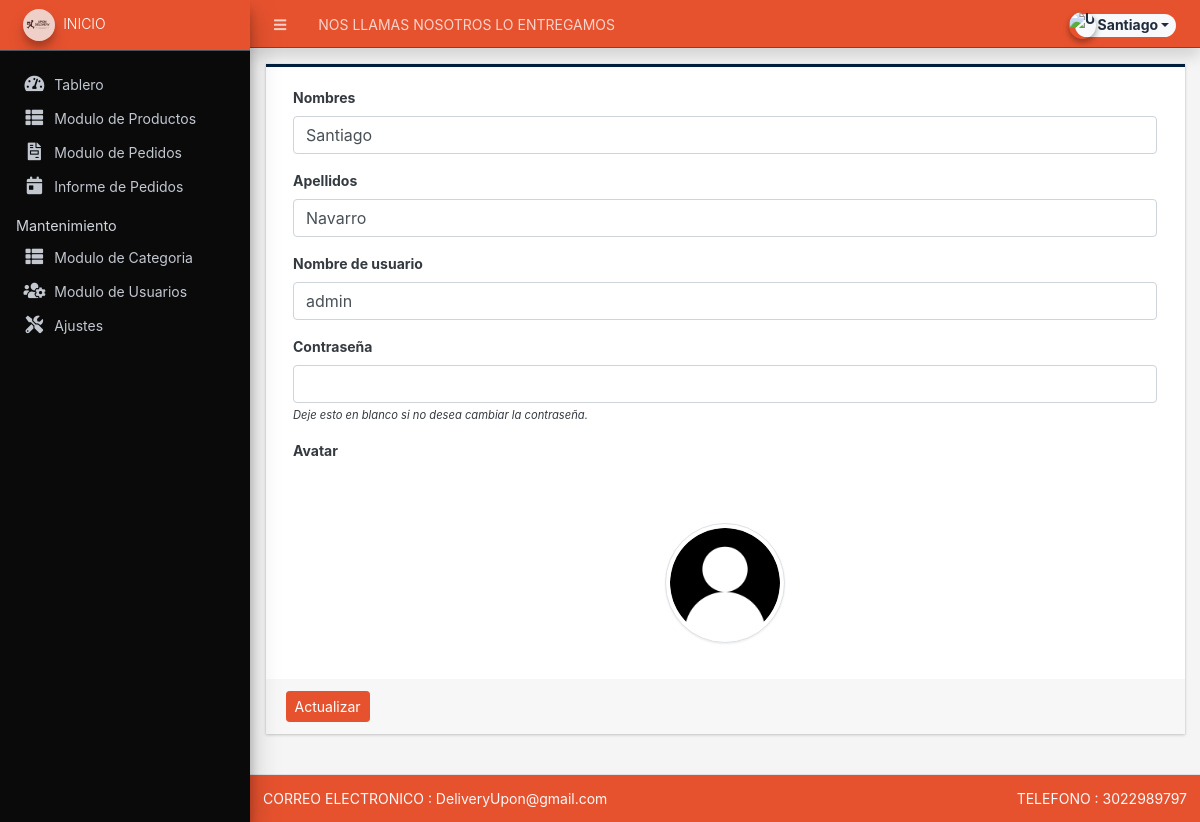
The app's page /admin/?page=user (signed in) with its own data.
### tables this page shows
CREATE TABLE `users` (
  `id` int(50) NOT NULL,
  `firstname` varchar(250) NOT NULL,
  `lastname` varchar(250) NOT NULL,
  `username` text NOT NULL,
  `password` text NOT NULL,
  `avatar` text DEFAULT NULL,
  `last_login` datetime DEFAULT NULL,
  `type` tinyint(1) NOT NULL DEFAULT 0,
  `date_added` datetime NOT NULL DEFAULT current_timestamp(),
  `date_updated` datetime DEFAULT current_timestamp() ON UPDATE current_timestamp()
);

### classes/DBConnection.php (called while the page is built, shortened)
<?php
class DBConnection{
    private $host = DB_SERVER;
    private $username = DB_USERNAME;
    private $password = DB_PASSWORD;
    private $database = DB_NAME;
    public $conn;
    public function __construct(){
        if (!isset($this->conn)) {
            $this->conn = new mysqli($this->host, $this->username, $this->password, $this->database);
        }
    }
}
?>

### classes/SystemSettings.php (called while the page is built, shortened)
<?php
class SystemSettings extends DBConnection{
	function userdata($field = ''){
		if(!empty($field)){
			if(isset($_SESSION['userdata'][$field]))
				return $_SESSION['userdata'][$field];
			else
				return null;
		}else{
			return false;
		}
	}
}
$_settings = new SystemSettings();
?>

### config.php (called while the page is built, shortened)
<?php
require_once('classes/DBConnection.php');
require_once('classes/SystemSettings.php');
function validate_user($file){
	if(!empty($file)){
        $ex = explode("?",$file);
        $file = $ex[0];
        $ts = isset($ex[1]) ? "?".$ex[1] : '';
		if(is_file(base_app.$file)){
			return base_url.$file.$ts;
		}else{
			return base_url.'uploads/avatars/vacio.png';
		}
	}else{
		return base_url.'uploads/avatars/vacio.png';
	}
}
?>

### admin/user/index.php (the view, shortened to what this page needs)
<?php
$user = $conn->query("SELECT * FROM users where id ='".$_settings->userdata('id')."'");
foreach($user->fetch_array() as $k =>$v){
	$meta[$k] = $v;
}
?>
<div class="card card-outline rounded-0 card-navy">
	<div class="card-body">
		<div class="container-fluid">
			<form action="" id="manage-user">
				<div class="form-group">
					<label for="name">Nombres</label>
					<input type="text" name="firstname" id="firstname" class="form-control" value="<?php echo isset($meta['firstname']) ? $meta['firstname']: '' ?>" required>
				</div>
				<div class="form-group">
					<label for="name">Apellidos</label>
					<input type="text" name="lastname" id="lastname" class="form-control" value="<?php echo isset($meta['lastname']) ? $meta['lastname']: '' ?>" required>
				</div>
				<div class="form-group">
					<label for="username">Nombre de usuario</label>
					<input type="text" name="username" id="username" class="form-control" value="<?php echo isset($meta['username']) ? $meta['username']: '' ?>" required  autocomplete="off">
				</div>
				<div class="form-group">
					<label for="password">Contraseña</label>
					<input type="password" name="password" id="password"  minlength="5" maxlength="100" class="form-control" value="" autocomplete="off">
					<small><i>Deje esto en blanco si no desea cambiar la contraseña.</i></small>
				</div>
				<div class="form-group">
					<label for="" class="control-label">Avatar</label>
					<div class="custom-file">
		            </div>
				</div>
				<div class="form-group d-flex justify-content-center">
					<img src="<?php echo validate_user(isset($meta['avatar']) ? $meta['avatar'] :'') ?>" alt="" id="cimg" class="img-fluid img-thumbnail">
				</div>
			</form>
		</div>
	</div>
	<div class="card-footer">
			<div class="col-md-12">
				<div class="row">
					<button class="btn btn-sm btn-primary" form="manage-user">Actualizar</button>
				</div>
			</div>
		</div>
</div>

### admin/user/index.php (style rules this page uses)
img#cimg { height: 15vh; width: 15vh; object-fit: cover; border-radius: 100% 100%; }

### records on screen
users: firstname "Santiago", lastname "Navarro", username "admin"

### other values on screen
$_settings->userdata('firstname').' '.$_settings->userdata('') "Santiago"
